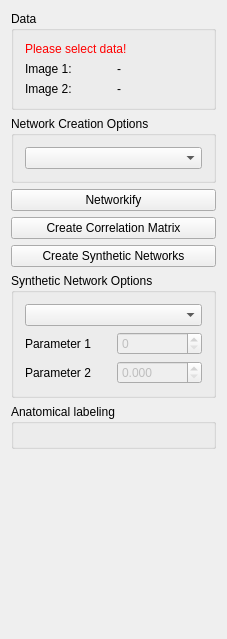
<?xml version="1.0" encoding="UTF-8"?>
<ui version="4.0">
 <class>QmitkConnectomicsDataViewControls</class>
 <widget class="QWidget" name="QmitkConnectomicsDataViewControls">
  <property name="geometry">
   <rect>
    <x>0</x>
    <y>0</y>
    <width>227</width>
    <height>639</height>
   </rect>
  </property>
  <property name="minimumSize">
   <size>
    <width>0</width>
    <height>0</height>
   </size>
  </property>
  <property name="windowTitle">
   <string>QmitkTemplate</string>
  </property>
  <layout class="QVBoxLayout" name="verticalLayout">
   <item>
    <widget class="QGroupBox" name="inputDataGroupBox">
     <property name="title">
      <string>Data</string>
     </property>
     <layout class="QVBoxLayout" name="verticalLayout_4">
      <item>
       <widget class="QLabel" name="lblWarning">
        <property name="styleSheet">
         <string notr="true">QLabel { color: rgb(255, 0, 0) }</string>
        </property>
        <property name="text">
         <string>Please select data!</string>
        </property>
       </widget>
      </item>
      <item>
       <layout class="QHBoxLayout" name="horizontalLayout_3">
        <item>
         <widget class="QLabel" name="inputImageOneLabel">
          <property name="text">
           <string>Image 1:</string>
          </property>
         </widget>
        </item>
        <item>
         <widget class="QLabel" name="inputImageOneNameLabel">
          <property name="text">
           <string>-</string>
          </property>
         </widget>
        </item>
       </layout>
      </item>
      <item>
       <layout class="QHBoxLayout" name="horizontalLayout_4">
        <item>
         <widget class="QLabel" name="inputImageTwoLabel">
          <property name="text">
           <string>Image 2:</string>
          </property>
         </widget>
        </item>
        <item>
         <widget class="QLabel" name="inputImageTwoNameLabel">
          <property name="text">
           <string>-</string>
          </property>
         </widget>
        </item>
       </layout>
      </item>
     </layout>
    </widget>
   </item>
   <item>
    <widget class="QGroupBox" name="networkCreationOptionsGroupBox">
     <property name="title">
      <string>Network Creation Options</string>
     </property>
     <layout class="QVBoxLayout" name="verticalLayout_2">
      <item>
       <widget class="QComboBox" name="mappingStrategyComboBox"/>
      </item>
     </layout>
    </widget>
   </item>
   <item>
    <widget class="QPushButton" name="networkifyPushButton">
     <property name="toolTip">
      <string>Create a network from a parcellation and a fiber image</string>
     </property>
     <property name="text">
      <string>Networkify</string>
     </property>
    </widget>
   </item>
   <item>
    <widget class="QPushButton" name="createCorrelationMatrixPushButton">
     <property name="text">
      <string>Create Correlation Matrix</string>
     </property>
    </widget>
   </item>
   <item>
    <widget class="QPushButton" name="syntheticNetworkCreationPushButton">
     <property name="text">
      <string>Create Synthetic Networks</string>
     </property>
    </widget>
   </item>
   <item>
    <widget class="QGroupBox" name="syntheticNetworkOptionsGroupBox">
     <property name="enabled">
      <bool>true</bool>
     </property>
     <property name="title">
      <string>Synthetic Network Options</string>
     </property>
     <layout class="QVBoxLayout" name="verticalLayout_3">
      <item>
       <widget class="QComboBox" name="syntheticNetworkComboBox"/>
      </item>
      <item>
       <layout class="QHBoxLayout" name="horizontalLayout">
        <item>
         <widget class="QLabel" name="parameterOneLabel">
          <property name="text">
           <string>Parameter 1</string>
          </property>
         </widget>
        </item>
        <item>
         <widget class="QSpinBox" name="parameterOneSpinBox">
          <property name="enabled">
           <bool>false</bool>
          </property>
          <property name="maximum">
           <number>9999</number>
          </property>
         </widget>
        </item>
       </layout>
      </item>
      <item>
       <layout class="QHBoxLayout" name="horizontalLayout_2">
        <item>
         <widget class="QLabel" name="parameterTwoLabel">
          <property name="text">
           <string>Parameter 2</string>
          </property>
         </widget>
        </item>
        <item>
         <widget class="QDoubleSpinBox" name="parameterTwoDoubleSpinBox">
          <property name="enabled">
           <bool>false</bool>
          </property>
          <property name="decimals">
           <number>3</number>
          </property>
          <property name="maximum">
           <double>999.899999999999977</double>
          </property>
         </widget>
        </item>
       </layout>
      </item>
     </layout>
    </widget>
   </item>
   <item>
    <widget class="QGroupBox" name="parcellationGroupBox">
     <property name="sizePolicy">
      <sizepolicy hsizetype="Minimum" vsizetype="Fixed">
       <horstretch>0</horstretch>
       <verstretch>0</verstretch>
      </sizepolicy>
     </property>
     <property name="title">
      <string>Anatomical labeling</string>
     </property>
     <layout class="QVBoxLayout" name="verticalLayout_5">
      <item>
       <widget class="QmitkFreeSurferParcellationWidget" name="parcellationWidget" native="true"/>
      </item>
     </layout>
    </widget>
   </item>
   <item>
    <spacer name="verticalSpacer_2">
     <property name="orientation">
      <enum>Qt::Vertical</enum>
     </property>
     <property name="sizeHint" stdset="0">
      <size>
       <width>20</width>
       <height>40</height>
      </size>
     </property>
    </spacer>
   </item>
  </layout>
 </widget>
 <layoutdefault spacing="6" margin="11"/>
 <customwidgets>
  <customwidget>
   <class>QmitkFreeSurferParcellationWidget</class>
   <extends>QWidget</extends>
   <header>QmitkFreeSurferParcellationWidget.h</header>
   <container>1</container>
  </customwidget>
 </customwidgets>
 <resources/>
 <connections/>
</ui>
